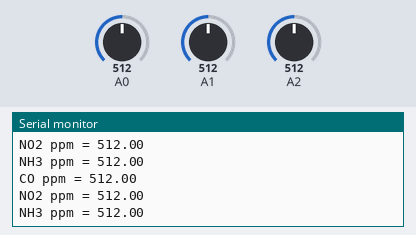
Recording of a sketch running on a simulated Arduino Uno, built with avr-gcc and run on an emulated ATmega328P. On the bench: the last lines printed to the serial monitor. The test bench sets the inputs (shaded band); at power-on: A0 = 512, A1 = 512, A2 = 512.

Above: at 3.8 s.
3.9 s: A0 set to 716
At 7.3 s:
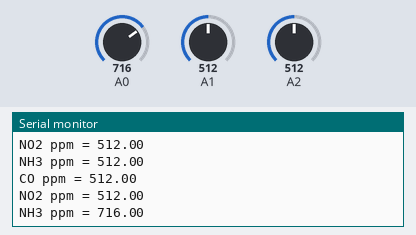
7.8 s: A1 set to 716
At 9.7 s:
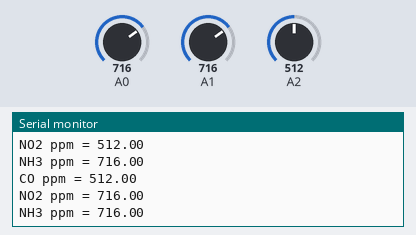
11.7 s: A2 set to 716
At 13.2 s:
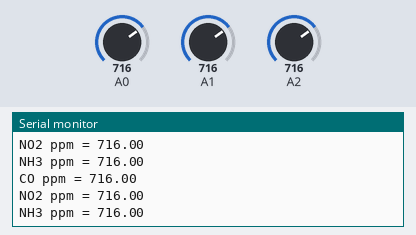
15.6 s: A0 set to 900
At 19.1 s:
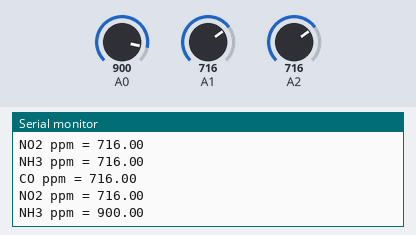
19.5 s: A1 set to 900
At 21.5 s:
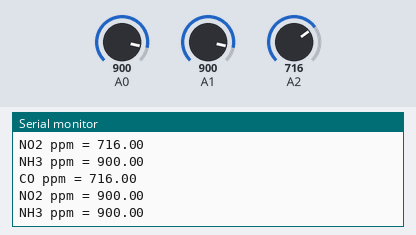
23.4 s: A2 set to 900
At 25.1 s:
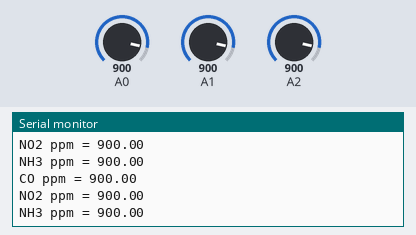
Timing chart, 0 to 26.6 s (numbered marks = the images above; inputs shaded):
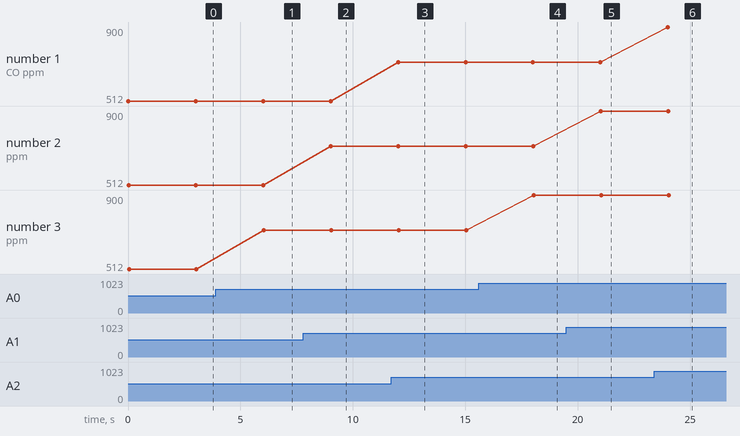

Measured:
- after the input at 3.9 s, the serial monitor: prints a new line after 2.1 s (image 1)
- after the input at 7.8 s, the serial monitor: prints a new line after 1.2 s (image 2)
- after the input at 11.7 s, the serial monitor: prints a new line after 0.31 s (image 3)
- after the input at 15.6 s, the serial monitor: prints a new line after 2.5 s (image 4)
- after the input at 19.5 s, the serial monitor: prints a new line after 1.5 s (image 5)
- after the input at 23.4 s, the serial monitor: prints a new line after 0.62 s (image 6)
- plotted number 3: 512 → 716 after the input at 3.9 s, 716 → 900 after the input at 15.6 s

The sketch:

cjmcu.ino
```cpp
void setup() {

pinMode(A0, INPUT);
pinMode(A1, INPUT);
pinMode(A2, INPUT);
Serial.begin(9600);
Serial.println("initialization") ;

}

void loop() {
// read the value from the sensor:

float NH3_raw = analogRead(A0);//nh3
float NO2_raw = analogRead(A1); //no2
float CO_raw = analogRead(A2); //co

float NH3 = map(NH3_raw,0,1023,1,500 );
float NO2 = 0.05+ A1*((10-0.05)/1023);
float CO = map(CO_raw,0,1023,1,1000 );


//Serial.println("co sensor value = " + String(sensorValue0)) ;
Serial.print("CO ppm = ") ;
Serial.println(CO_raw);

//Serial.println("no2 sensor value = " + String(sensorValue1)) ;
Serial.print("NO2 ppm = ") ;
Serial.println(NO2_raw);

//Serial.println("NH3 sensor value = " + String(sensorValue2)) ;
Serial.print("NH3 ppm = ") ;
Serial.println(NH3_raw);
delay(3000);

}
```
